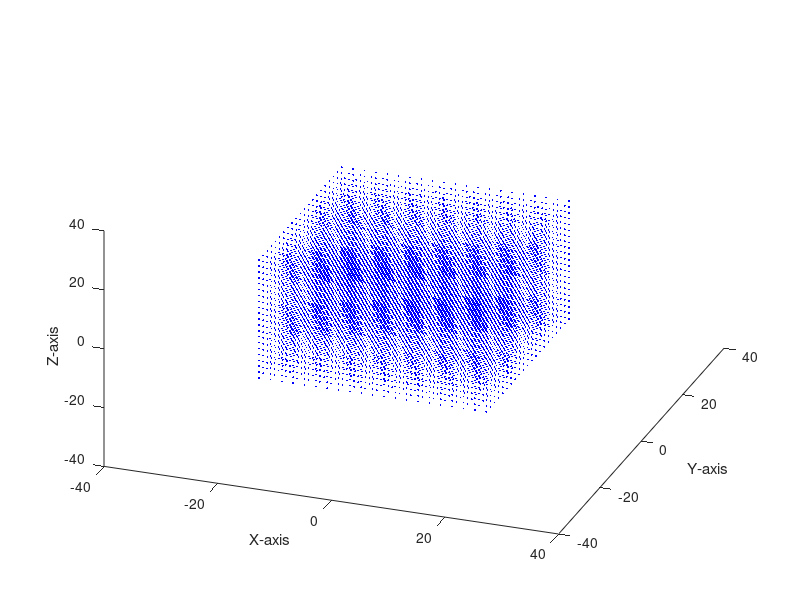

This chart was generated by the following MATLAB code: (Note: this script raises an error after producing the figure.)
clear all

% Parameters
sigma = 10;
beta = 8/3;
rho = 24.74;

% Initial condition - large cube of points
xvec = -20:2:20;
yvec = -20:2:20;
zvec = -20:2:20;
[x0, y0, z0] = meshgrid(xvec, yvec, zvec);
yIC(1,:,:,:) = x0;
yIC(2,:,:,:) = y0;
yIC(3,:,:,:) = z0;

% Plot
plot3(yIC(1,:), yIC(2,:), yIC(3,:), 'b.', 'LineWidth', 1, 'MarkerSize', 4)
axis([-40 40 -40 40 -40 40])
view(20,40);
drawnow
xlabel('X-axis');
ylabel('Y-axis');
zlabel('Z-axis');

% Compute trajectory
dt = 0.05;
duration = 3;
tspan = [0, duration];
L = duration/dt;
yparticles = yIC;

% Preallocate F
F = struct('cdata', cell(1, L), 'colormap', cell(1, L));

% Simulation loop
for step = 1:L
    time = step*dt;
    
    % Update particle positions
    for i = 1:length(xvec)
        for j = 1:length(yvec)
            for k = 1:length(zvec)
                yin = yparticles(:,i,j,k);
                yout = rk4singlestep(@(t,y)lorenz(t,y,sigma,beta,rho), dt, time, yin);
                yparticles(:,i,j,k) = yout;
            end
        end
    end
    
    % Visualize and store frame
    plot3(yparticles(1,:), yparticles(2,:), yparticles(3,:), 'b.', 'LineWidth', 1, 'MarkerSize', 2)
    xlabel('X-axis');
    ylabel('Y-axis');
    zlabel('Z-axis');
    title(['$\sigma$ = ', num2str(sigma), '; $\beta$ = ', num2str(beta), '; $\rho$ = ', num2str(rho), '; time = ', num2str(time)], 'Interpreter', 'latex')
    view(20,40);
    axis([-40 40 -40 40 -10 40])
    drawnow
    
    F(step) = getframe(gcf);
end

% Create video with dynamic filename
filename = sprintf('sigma=%.2f,beta=%.2f,rho=%.2f.avi', sigma, beta, rho);
video = VideoWriter(filename, 'Uncompressed AVI');
open(video)
writeVideo(video, F);
close(video)
